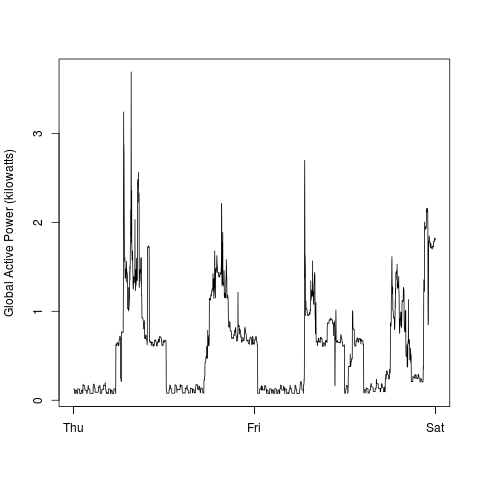

Here is the R script that generated this plot:
#PLOT 2
png(filename="/home/bjoseph/exploratoryAnalysis1/ExData_Plotting1/plot2.png")
plot(ex2$DateTime,ex2$plot1,type="l", ylab="Global Active Power (kilowatts)",
     xlab="",main="",)
dev.off()
